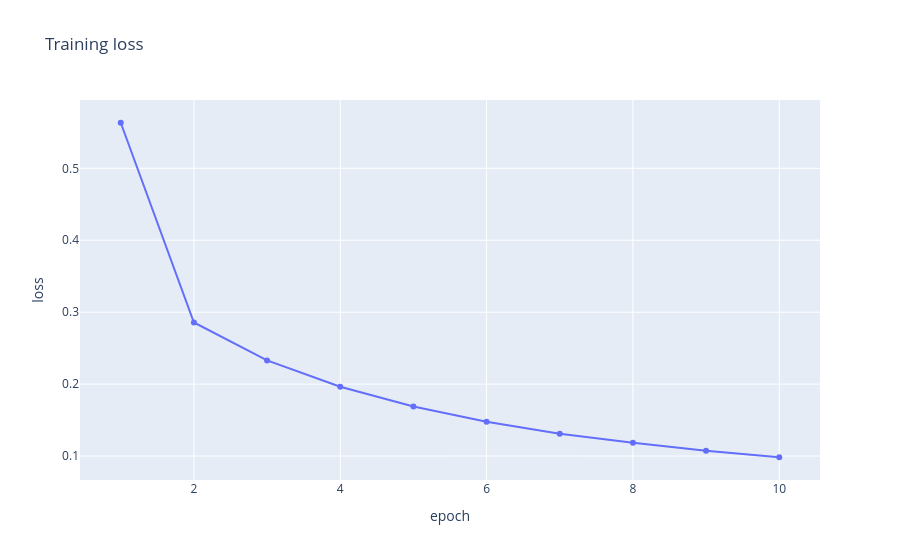

Write notebook code for a chart like this one.
### Markdown cell above
# Training

### Code cell
hyps = argparse.Namespace(
    epochs=10,
    batch_size=128,
    learning_rate=0.1,
    weights_path="../../models/model_weights",
    plot=True,
)

train(hyps)

### Figure 1 — Plotly figure (JSON) as saved in the notebook; plotly's stock layout.template omitted (floating-point values rounded to 4 significant figures)
{"data": [{"hovertemplate": "epoch=%{x}<br>loss=%{y}<extra></extra>", "legendgroup": "", "line": {"color": "#636efa", "dash": "solid"}, "marker": {"symbol": "circle"}, "mode": "lines+markers", "name": "", "orientation": "v", "showlegend": false, "type": "scatter", "x": [1, 2, 3, 4, 5, 6, 7, 8, 9, 10], "xaxis": "x", "y": [0.5633, 0.2857, 0.233, 0.1963, 0.169, 0.1478, 0.1312, 0.1184, 0.1075, 0.09834], "yaxis": "y"}], "layout": {"legend": {"tracegroupgap": 0}, "title": {"text": "Training loss"}, "xaxis": {"anchor": "y", "domain": [0, 1], "title": {"text": "epoch"}}, "yaxis": {"anchor": "x", "domain": [0, 1], "title": {"text": "loss"}}}}
